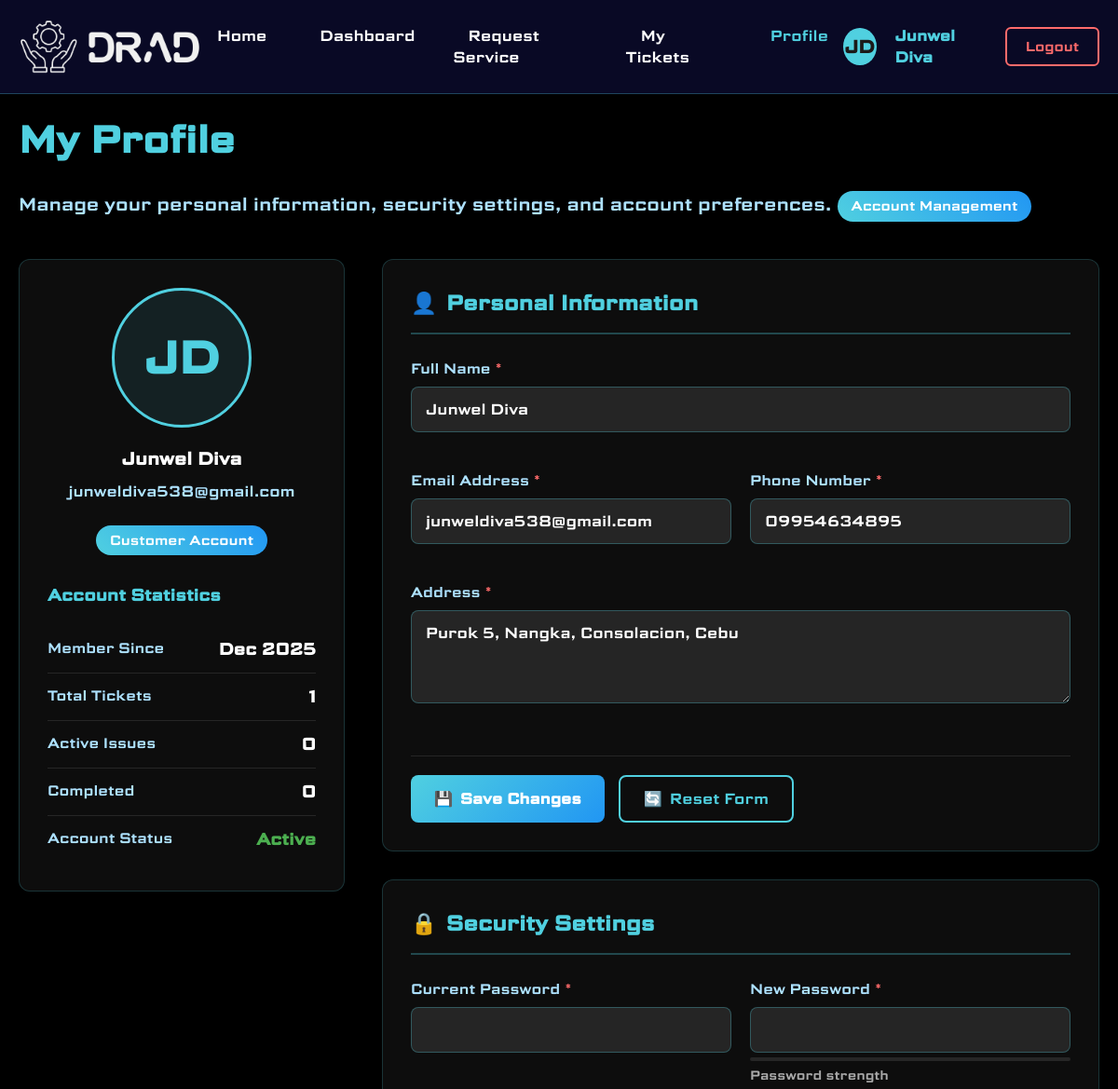
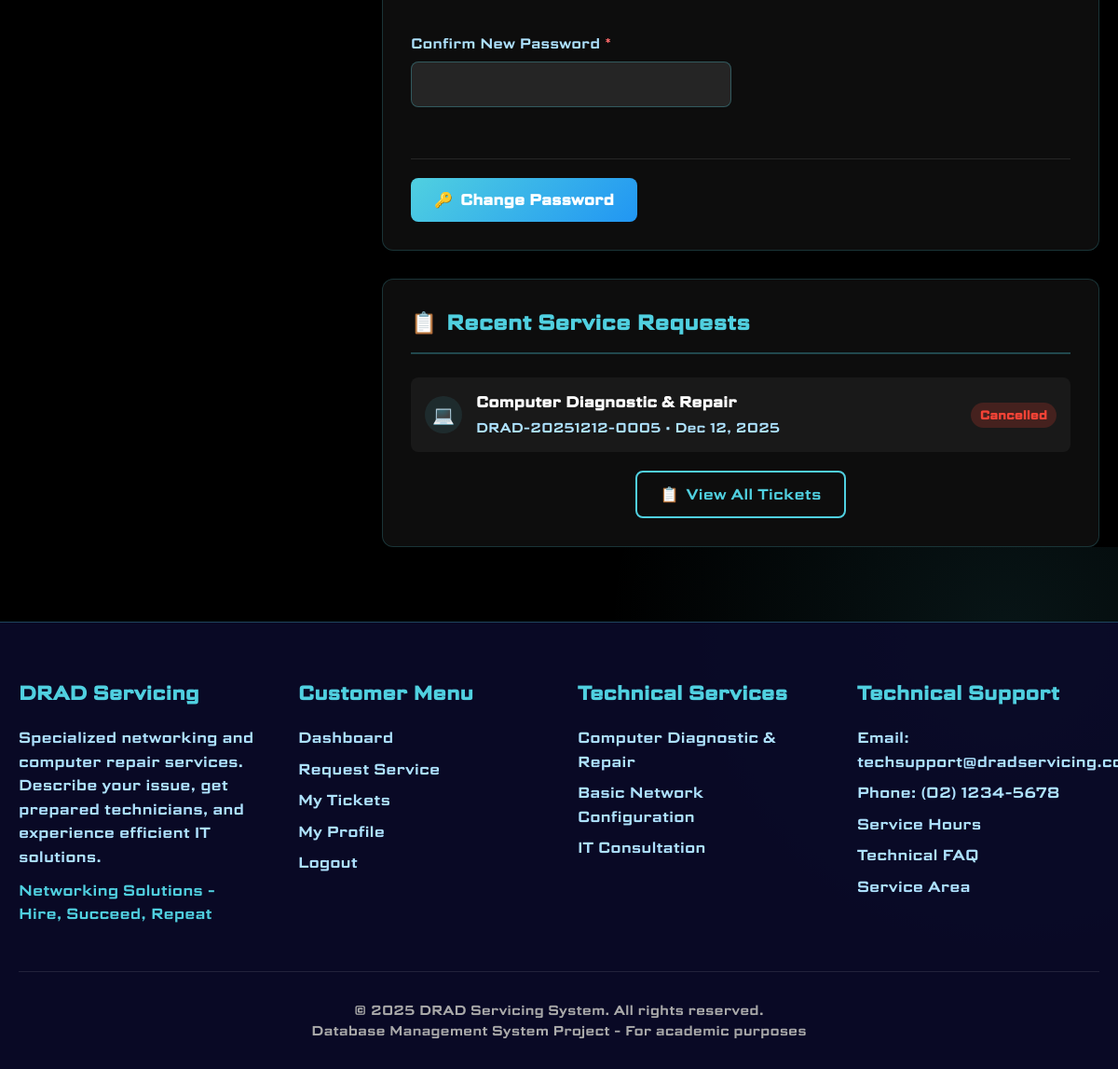
The app's page /customer/profile.php (signed in) with its own data (2 pictures, top to bottom).
### tables this page shows
CREATE TABLE `users` (
  `user_id` int(11) NOT NULL,
  `username` varchar(50) NOT NULL,
  `password` varchar(255) NOT NULL,
  `email` varchar(100) NOT NULL,
  `full_name` varchar(100) NOT NULL,
  `phone` varchar(20) DEFAULT NULL,
  `address` text DEFAULT NULL,
  `bio` text DEFAULT NULL,
  `role` enum('customer','technician','admin') DEFAULT 'customer',
  `created_at` timestamp NOT NULL DEFAULT current_timestamp(),
  `status` enum('active','inactive') DEFAULT 'active',
  `is_available` tinyint(1) DEFAULT 1,
  `current_request_id` int(11) DEFAULT NULL
);

CREATE TABLE `service_requests` (
  `request_id` int(11) NOT NULL,
  `customer_id` int(11) DEFAULT NULL,
  `service_id` int(11) DEFAULT NULL,
  `technician_id` int(11) DEFAULT NULL,
  `first_name` varchar(50) DEFAULT NULL,
  `last_name` varchar(50) DEFAULT NULL,
  `middle_name` varchar(50) DEFAULT NULL,
  `phone` varchar(20) DEFAULT NULL,
  `address` text NOT NULL,
  `contact_address` varchar(255) DEFAULT NULL,
  `landmark` text DEFAULT NULL,
  `category` varchar(50) NOT NULL,
  `problem_description` text NOT NULL,
  `preferred_date` date DEFAULT NULL,
  `preferred_time` time DEFAULT NULL,
  `status` enum('pending','assigned','in_progress','completed','cancelled') DEFAULT 'pending',
  `total_amount` decimal(10,2) DEFAULT 0.00,
  `request_date` timestamp NOT NULL DEFAULT current_timestamp(),
  `assigned_date` timestamp NULL DEFAULT NULL,
  `started_date` timestamp NULL DEFAULT NULL,
  `completed_date` timestamp NULL DEFAULT NULL,
  `payment_status` enum('pending','paid','confirmed','disputed') DEFAULT 'pending',
  `payment_notes` text DEFAULT NULL,
  `technician_assigned_date` timestamp NULL DEFAULT NULL,
  `scheduled_date` date DEFAULT NULL,
  `scheduled_time` time DEFAULT NULL,
  `payment_method` varchar(50) DEFAULT 'cash_in_person'
);

CREATE TABLE `services` (
  `service_id` int(11) NOT NULL,
  `service_name` varchar(100) NOT NULL,
  `description` text DEFAULT NULL,
  `category` varchar(50) NOT NULL,
  `estimated_duration` varchar(50) DEFAULT NULL,
  `status` enum('available','unavailable') DEFAULT 'available',
  `base_price` decimal(10,2) DEFAULT 0.00
);

CREATE TABLE `ticket_numbers` (
  `ticket_id` int(11) NOT NULL,
  `request_id` int(11) DEFAULT NULL,
  `ticket_code` varchar(20) NOT NULL,
  `generated_date` timestamp NOT NULL DEFAULT current_timestamp()
);

### customer/profile.php (the view, shortened to what the rows shown need)
<?php
include '../includes/config.php';
include '../includes/functions.php';
$user_id = $_SESSION['user_id'];
$user_sql = "SELECT * FROM users WHERE user_id = ?";
$user_result = executeQuery($conn, $user_sql, [$user_id], "i");
$user = mysqli_fetch_assoc($user_result);
$recent_tickets_sql = "SELECT
                        sr.request_id,
                        sr.service_id,
                        sr.category,
                        sr.status,
                        sr.request_date,
                        s.service_name,
                        tn.ticket_code
                       FROM service_requests sr
                       JOIN services s ON sr.service_id = s.service_id
                       LEFT JOIN ticket_numbers tn ON sr.request_id = tn.request_id
                       WHERE sr.customer_id = ?
                       ORDER BY sr.request_date DESC
                       LIMIT 5";
$recent_tickets_result = executeQuery($conn, $recent_tickets_sql, [$user_id], "i");
?>
<!DOCTYPE html>
<html lang="en">
<head>
</head>
<body>
    <main>
        <div class="container">
            <div class="page-header animate-fade-in-up">
                <h1 class="page-title">My Profile</h1>
            </div>
            <div class="profile-layout">
                <div class="profile-sidebar animate-fade-in-up" style="animation-delay: 0.1s;">
                    <div class="profile-avatar-section">
                        <div class="profile-avatar">
                            <?php if(!empty($user['avatar'])): ?>
                                <img src="../assets/avatars/<?php echo htmlspecialchars($user['avatar']); ?>"
                                     alt="<?php echo htmlspecialchars($user['full_name']); ?>">
                            <?php else: ?>
                                <div class="profile-avatar-text">
                                </div>
                            <?php endif; ?>
                        </div>
                        <h3 style="color: #fff; margin-bottom: 10px;"><?php echo htmlspecialchars($user['full_name']); ?></h3>
                        <p style="color: #aee2ff; margin-bottom: 15px;"><?php echo htmlspecialchars($user['email']); ?></p>
                        <span class="profile-badge">Customer Account</span>
                    </div>
                    <div class="profile-stats">
                        <div class="stat-item">
                            <span class="stat-label">Member Since</span>
                            <span class="stat-value">
                                <?php echo date('M Y', strtotime($user['created_at'] ?? 'now')); ?>
                            </span>
                        </div>
                    </div>
                </div>
                <div class="profile-content">
                    <div class="profile-card animate-fade-in-up" style="animation-delay: 0.2s;">
                        <form method="POST" action="">
                            <div class="form-grid">
                                <div class="form-group full-width">
                                    <label class="form-label">Full Name <span class="required">*</span></label>
                                    <input type="text" name="full_name" class="form-input"
                                           value="<?php echo htmlspecialchars($user['full_name']); ?>" required>
                                </div>
                                <div class="form-group">
                                    <label class="form-label">Email Address <span class="required">*</span></label>
                                    <input type="email" name="email" class="form-input"
                                           value="<?php echo htmlspecialchars($user['email']); ?>" required>
                                </div>
                                <div class="form-group">
                                    <label class="form-label">Phone Number <span class="required">*</span></label>
                                    <input type="tel" name="phone" class="form-input"
                                           value="<?php echo htmlspecialchars($user['phone'] ?? ''); ?>" required>
                                </div>
                                <div class="form-group full-width">
                                    <label class="form-label">Address <span class="required">*</span></label>
                                    <textarea name="address" class="form-textarea" rows="3" required><?php echo htmlspecialchars($user['address'] ?? ''); ?></textarea>
                                </div>
                            </div>
                        </form>
                    </div>
                    <div class="profile-card animate-fade-in-up" style="animation-delay: 0.4s;">
                        <div class="recent-activity">
                            <?php if($recent_tickets_result && mysqli_num_rows($recent_tickets_result) > 0): ?>
                                <div class="activity-list">
                                    <?php while($ticket = mysqli_fetch_assoc($recent_tickets_result)):
                                        $status_class = str_replace(' ', '_', strtolower($ticket['status']));
                                    ?>
                                        <div class="activity-item">
                                            <div class="activity-icon">
                                                <?php
                                                switch($ticket['category']) {
                                                    case 'Computer Repair': echo '💻'; break;
                                                }
                                                ?>
                                            </div>
                                            <div class="activity-content">
                                                <div class="activity-title">
                                                    <?php echo htmlspecialchars($ticket['service_name']); ?>
                                                </div>
                                                <div class="activity-meta">
                                                    <?php echo $ticket['ticket_code']; ?> •
                                                    <?php echo date('M d, Y', strtotime($ticket['request_date'])); ?>
                                                </div>
                                            </div>
                                            <span class="activity-status status-<?php echo $status_class; ?>">
                                                <?php echo ucfirst(str_replace('_', ' ', $ticket['status'])); ?>
                                            </span>
                                        </div>
                                    <?php endwhile; ?>
                                </div>
                            <?php endif; ?>
                        </div>
                    </div>
                </div>
            </div>
        </div>
    </main>
</body>
</html>

### records on screen
users: full_name "Junwel Diva", email "junweldiva538@gmail.com", created_at "Dec 2025", phone "09954634895", address "Purok 5, Nangka, Consolacion, Cebu"
service_requests: service.service_name "Computer Diagnostic & Repair", ticket_numbers.ticket_code "DRAD-20251212-0005", request_date "Dec 12, 2025", status "Cancelled"

### other values on screen
substr($initials, 0, 2) "JD"
$_SESSION['full_name'] "Junwel Diva"
$stats['total_tickets'] "1"
$stats['active_tickets'] "0"
$stats['completed_tickets'] "0"
